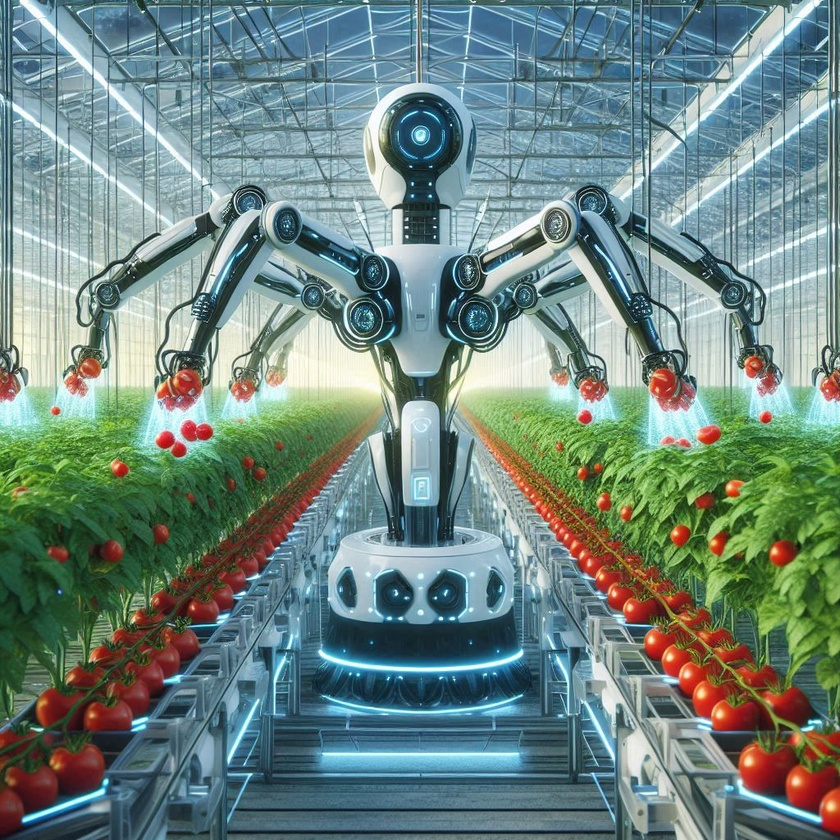
#> input picture Gradyant/OIG2.jpeg, 840 x 840 px, shrunk from 1024 x 1024 before the run
$ python on.py --image OIG2.jpeg   (older library calls are emulated)
#> lines starting #> are read from the running program, lines starting #| are printed output that depends on the picture
import argparse
import cv2

# Argüman ayrıştırıcısını oluştur
ap = argparse.ArgumentParser()
ap.add_argument("-i", "--image", type=str, required=True,
                help="Path to input image")  # type=int yerine type=str olmalı
ap.add_argument("-s", "--scharr", type=int, default=0,
                help="Apply Scharr operator if set to 1")
args = vars(ap.parse_args())

# Görüntüyü yükleyin
image = cv2.imread(args["image"])
#> image is the input picture: shape (840, 840, 3); mean B, G, R 128.2, 134.1, 110.4
if image is None:
    print("Hata: Görüntü yüklenemedi! Lütfen dosya yolunu kontrol edin.")
    exit()

# Gri tonlamalıya çevir
gray = cv2.cvtColor(image, cv2.COLOR_BGR2GRAY)
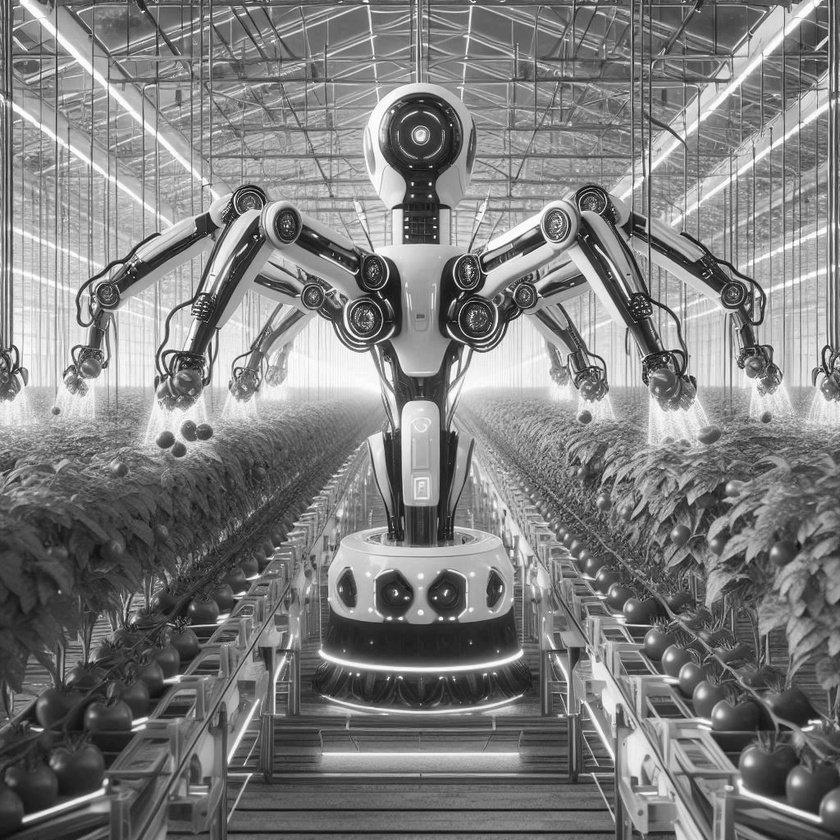
#> gray: shape (840, 840); min 4, max 255, mean 126.3

# Çekirdek boyutunu ayarlayın
ksize = -1 if args["scharr"] > 0 else 3  # Yazım hatası düzeltildi

# X ve Y eksenleri boyunca gradyanları hesapla
gX = cv2.Sobel(gray, ddepth=cv2.CV_32F, dx=1, dy=0, ksize=ksize)
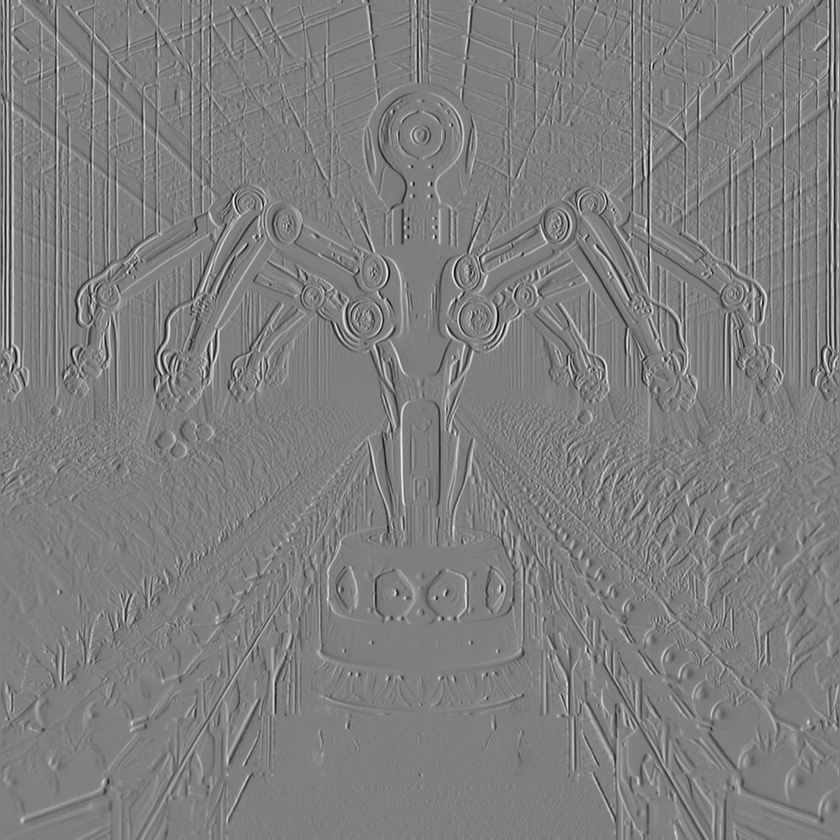
#> gX: shape (840, 840) float32; min -813, max 818, mean 0.1; drawn with min black and max white
gY = cv2.Sobel(gray, ddepth=cv2.CV_32F, dx=0, dy=1, ksize=ksize)
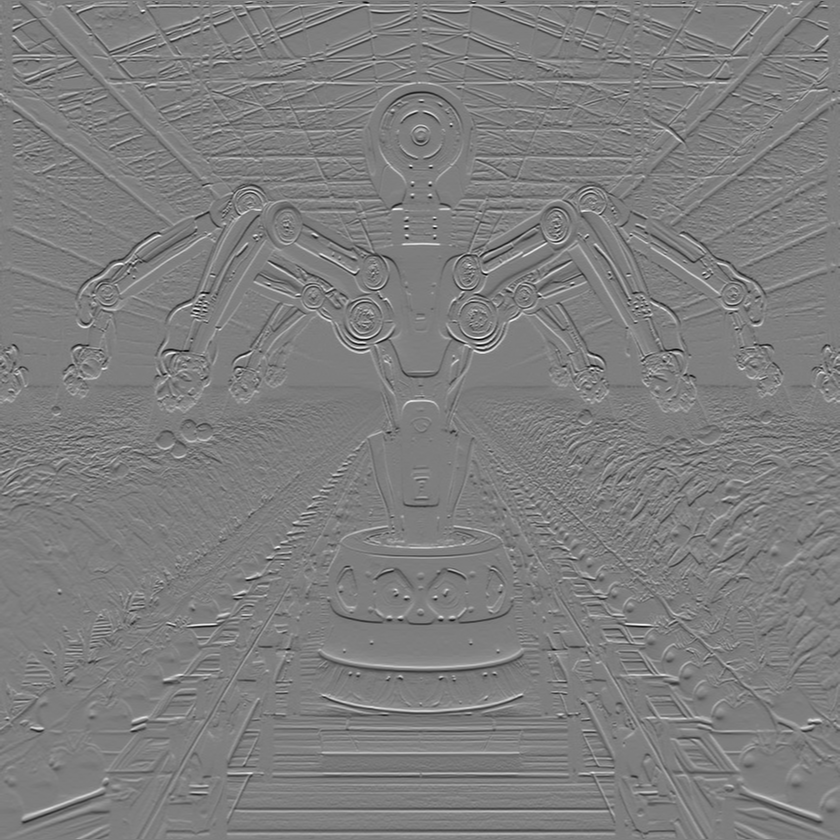
#> gY: shape (840, 840) float32; min -807, max 818, mean 0; drawn with min black and max white

# Gradyan büyüklüğünü 8 bit formatına dönüştür
gX = cv2.convertScaleAbs(gX)
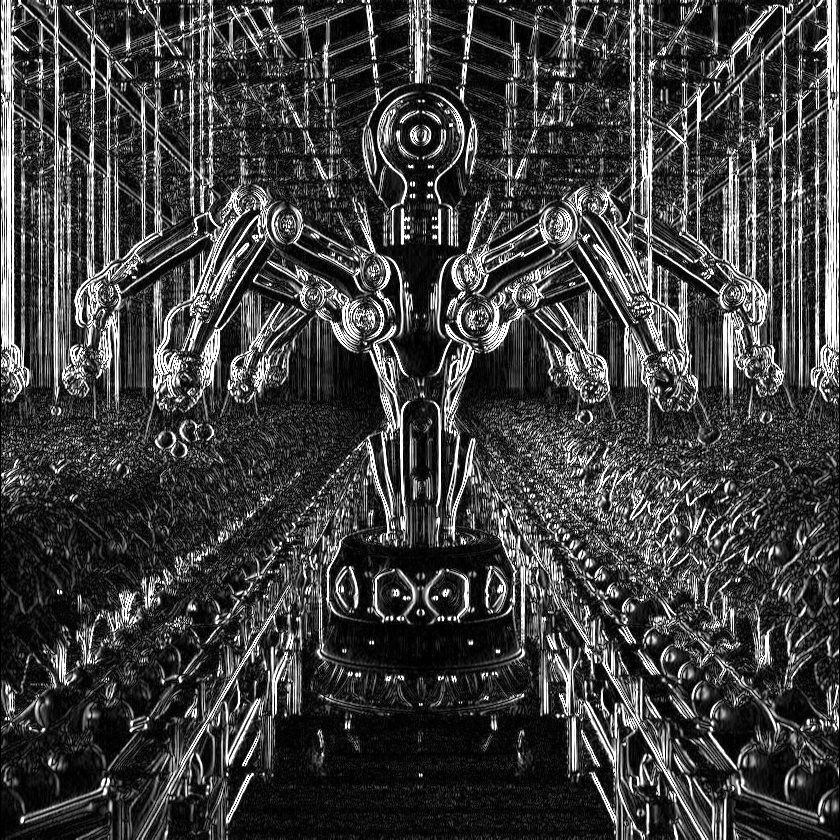
#> gX: shape (840, 840); min 0, max 255, mean 63.4
gY = cv2.convertScaleAbs(gY)
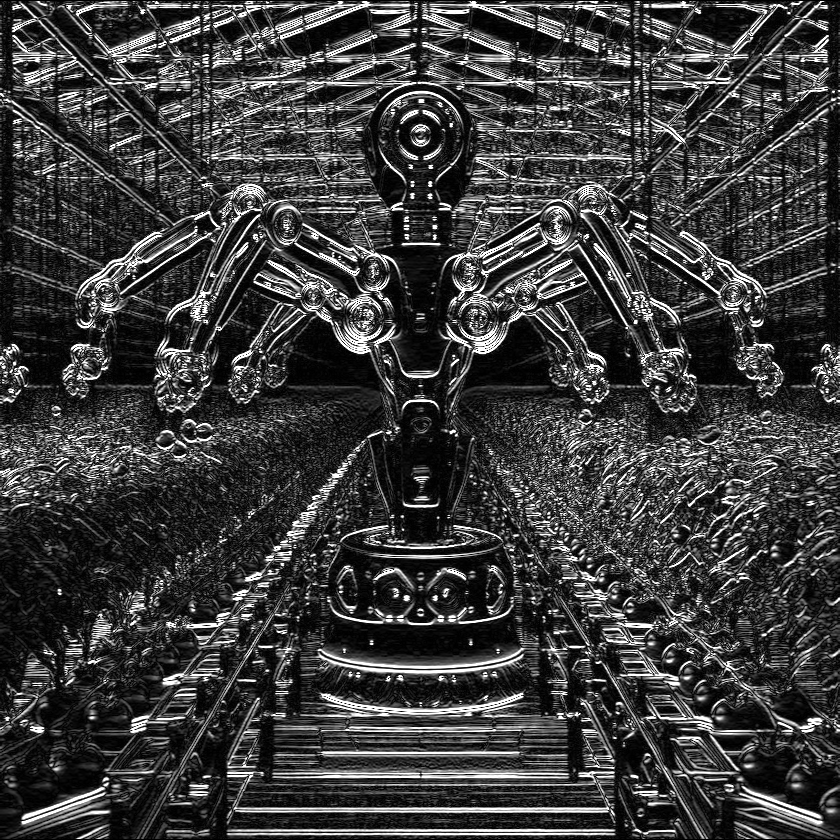
#> gY: shape (840, 840); min 0, max 255, mean 61.1

# X ve Y gradyanlarını birleştir
combined = cv2.addWeighted(gX, 0.5, gY, 0.5, 0)
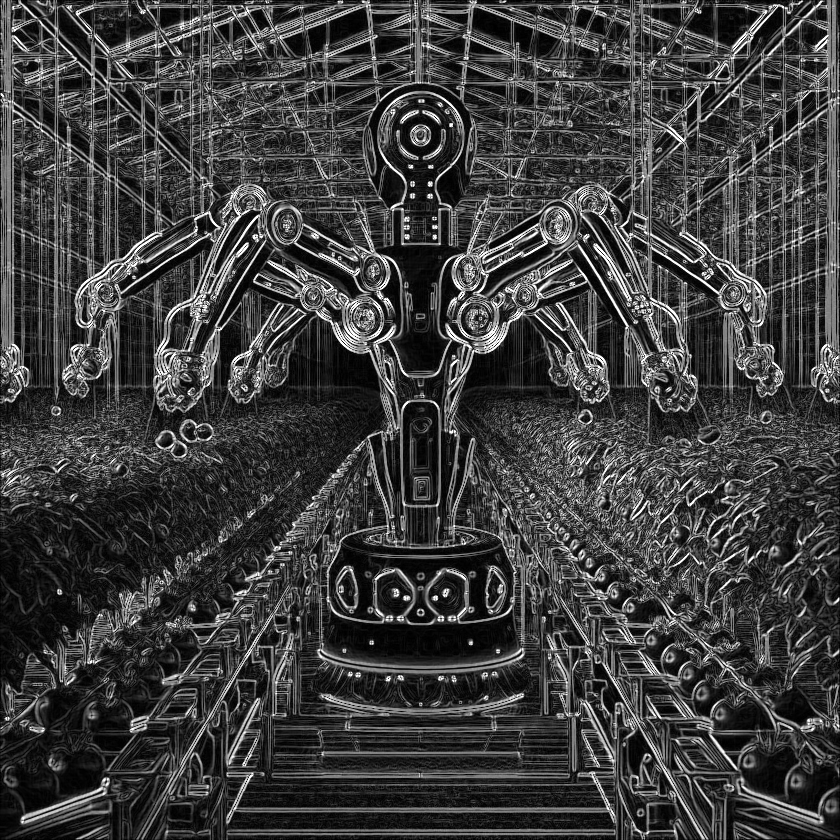
#> combined: shape (840, 840); min 0, max 255, mean 62.3

# Çıktı görüntülerini göster
cv2.imshow("Gray", gray)
cv2.imshow("Sobel/Scharr X", gX)
cv2.imshow("Sobel/Scharr Y", gY)
cv2.imshow("Sobel/Scharr Combined", combined)

# Pencereleri açık tut ve çıkış için bir tuşa basılmasını bekle
cv2.waitKey(0)
cv2.destroyAllWindows()
